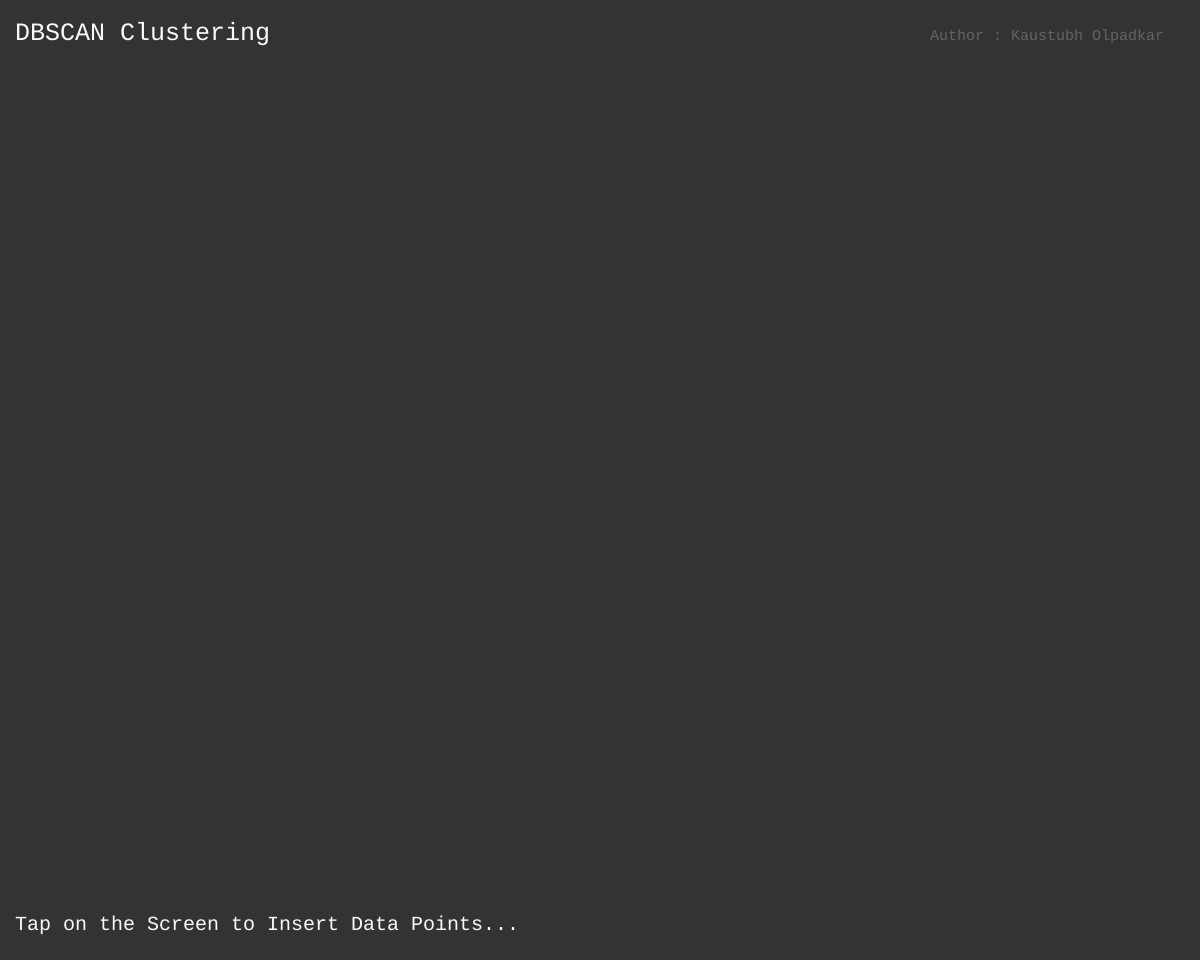
Frame 1 (no input)
Frame 60 (no input): identical to frame 1, image omitted
Frame 120 (the mouse pressed at the canvas centre since frame 60): identical to frame 1, image omitted

The p5.js sketch that drew this single still picture (run headless with seeded random() and noise() and a simulated clock; from frame 60 on, the mouse is pressed at the canvas centre):

// p5.js sketch
// ── sketch.js
var data = [];
var c = [];

var epsilon, epsilonSlider, epsilonSpan;
var minPoints;
var minPointsSlider;
var start, reset;

var showLine;
var showline = true;

var isstart = true;

var colors = ["#F44336", "#9C27B0", "#E91E63", "#2196F3", "#8BC34A", "#FFEB3B", "#607D8B", "#4CAF50", "#009688", "#03A9F4", "#F8BBD0", "#AA00FF", "#5C6BC0", "#BDBDBD", "#FFFF8D", "#795548", "white"];
var colorc = 0;

var instruction = "Tap on the Screen to Insert Data Points...";

function setup () {
  createCanvas(windowWidth, windowHeight - 40);
  createSpan("  |  ");
  createSpan("Epsilon : ");
  epsilonSlider = createSlider(0, 400, 100);
  epsilonSlider.changed(epsilonChanged);
  epsilonSpan = createSpan(epsilonSlider.value());
  createSpan("  |  ");
  createSpan("MinPoints : ");
  minPointsSlider = createSlider(0, 10, 5);
  minPointsSpan = createSpan(epsilonSlider.value());
  minPointsSlider.changed(minPointsChanged);
  createSpan("  |  ");
  showLine = createButton("Show Lines");
  showLine.mousePressed(function () {
    showline = !showline;
  });
  // start = createButton("Start");
  // start.mousePressed(startClustering);

  // reset = createButton("Reset");
  // reset.mousePressed(resetClustering);

}

function draw () {
  epsilon = epsilonSlider.value();
  epsilonSpan.html(epsilon.toString());
  minPoints = minPointsSlider.value();
  minPointsSpan.html(minPoints.toString());

  background(51);

  fill(250);
  textFont('monospace');
  textSize(25);
  text("DBSCAN Clustering", 15, 40);
  textSize(20);
  text(instruction, 15, height - 30);
  fill(100);
  textSize(15);
  // text("Note : Use Maximum 5 Clusters", 15, windowHeight - 7);
  text("Author : Kaustubh Olpadkar", windowWidth - 270, 40);

  noFill();
  noStroke();
  for (var i = 0; i < data.length; i++) {
    noStroke();
    fill(color(colors[c[i]]));
    ellipse(data[i][0], data[i][1], 10, 10);
  }
  if (isstart) {
  for (var i = 0; i < data.length; i++) {
    var temp = [];
    var mintemp = 0;
    for (var j = 0; j < data.length; j++) {
      if (distanceSquare(data[i][0], data[i][1], data[j][0], data[j][1]) <= epsilon * epsilon) {
        temp.push(j);
        mintemp++;
      }
    }
    if (mintemp >= minPoints) {

      if (c[i] == colors.length - 1) {
        c[i] = colorc;
        colorc++;
        colorc = colorc%colors.length;
      }

      for (var j = 0; j < temp.length; j++) {
        stroke(255);
        c[temp[j]] = c[i];
        if (showline) {
          line(data[i][0], data[i][1], data[temp[j]][0], data[temp[j]][1]);
        }
        noStroke();
      }
    }
  }
  }
  noFill();
}

function startClustering () {
  isstart = !isstart;

  epsilonSlider.hide();
  minPointsSlider.hide();
}

function resetClustering () {

  for (var i = 0; i < data.length; i++) {
    c[i] = colors.length - 1;
  }
  isstart = !isstart;

  epsilonSlider.show();
  minPointsSlider.show();
}

function mouseClicked () {
  if (isstart) {
    data.push([mouseX, mouseY]);
    c.push(colors.length - 1);
  }
}

function distanceSquare (x1, y1, x2, y2) {
  return (x1 - x2) * (x1 - x2) + (y1 - y2) * (y1 - y2);
}

function epsilonChanged () {
  isstart = !isstart;
  colorc = 0;
  for (var i = 0; i < data.length; i++) {
    c[i] = colors.length - 1;
  }
  isstart = !isstart;
}

function minPointsChanged () {
  isstart = !isstart;
  colorc = 0;
  for (var i = 0; i < data.length; i++) {
    c[i] = colors.length - 1;
  }
  isstart = !isstart;
}
